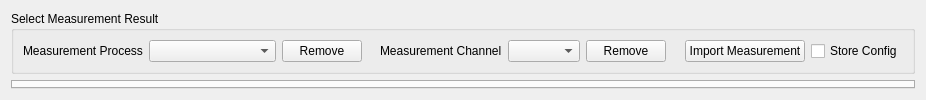
        <widget class="QWidget" name="tab_evalmeas">
         <attribute name="title">
          <string>Evaluation of Measurement</string>
         </attribute>
         <layout class="QGridLayout" name="gridLayout_2">
          <item row="0" column="0">
           <widget class="QGroupBox" name="groupBox_12">
            <property name="title">
             <string>Select Measurement Result</string>
            </property>
            <layout class="QGridLayout" name="gridLayout_19" columnstretch="1,10,1,1,1,5,1,1,1,0">
             <item row="0" column="5">
              <widget class="QComboBox" name="comboBox_12">
               <property name="accessibleDescription">
                <string>mresults:/stored_measurement_channels:BEHAVIOR=JVX_WW_COMBOBOX_READ_ALWAYS</string>
               </property>
              </widget>
             </item>
             <item row="0" column="7">
              <spacer name="horizontalSpacer_2">
               <property name="orientation">
                <enum>Qt::Horizontal</enum>
               </property>
               <property name="sizeHint" stdset="0">
                <size>
                 <width>40</width>
                 <height>20</height>
                </size>
               </property>
              </spacer>
             </item>
             <item row="0" column="0">
              <widget class="QLabel" name="label_39">
               <property name="text">
                <string>Measurement Process</string>
               </property>
              </widget>
             </item>
             <item row="0" column="8">
              <widget class="QPushButton" name="pushButton_11">
               <property name="accessibleDescription">
                <string>mresults:/import_measurement:BEHAVIOR=JVX_WW_PUSH_BUTTON_OPEN_FILE_LOAD</string>
               </property>
               <property name="text">
                <string>Import Measurement</string>
               </property>
              </widget>
             </item>
             <item row="0" column="2">
              <widget class="QPushButton" name="pushButton_10">
               <property name="accessibleDescription">
                <string>mresults:/trigger_erase_measurement:</string>
               </property>
               <property name="text">
                <string>Remove</string>
               </property>
              </widget>
             </item>
             <item row="0" column="3">
              <spacer name="horizontalSpacer">
               <property name="orientation">
                <enum>Qt::Horizontal</enum>
               </property>
               <property name="sizeHint" stdset="0">
                <size>
                 <width>40</width>
                 <height>20</height>
                </size>
               </property>
              </spacer>
             </item>
             <item row="0" column="4">
              <widget class="QLabel" name="label_41">
               <property name="text">
                <string>Measurement Channel</string>
               </property>
              </widget>
             </item>
             <item row="0" column="1">
              <widget class="QComboBox" name="comboBox_5">
               <property name="accessibleDescription">
                <string>mresults:/stored_measurements:BEHAVIOR=JVX_WW_COMBOBOX_READ_ALWAYS</string>
               </property>
              </widget>
             </item>
             <item row="0" column="6">
              <widget class="QPushButton" name="pushButton_9">
               <property name="accessibleDescription">
                <string>mresults:/trigger_erase_channel:</string>
               </property>
               <property name="text">
                <string>Remove</string>
               </property>
              </widget>
             </item>
             <item row="0" column="9">
              <widget class="QCheckBox" name="checkBox">
               <property name="accessibleDescription">
                <string>mresults:/store_measurement_config</string>
               </property>
               <property name="text">
                <string>Store Config</string>
               </property>
              </widget>
             </item>
            </layout>
           </widget>
          </item>
          <item row="1" column="0">
           <widget class="QTabWidget" name="tabWidget_evaluation">
            <property name="currentIndex">
             <number>-1</number>
            </property>
           </widget>
          </item>
         </layout>
        </widget>
